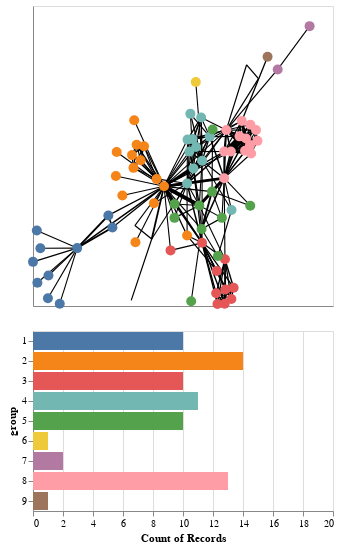

Notebook cell for this chart:
### Markdown cell above
### Multi-view visualization

Last but not least, we can harness the interactive powers of Altair to combine the force-directed layout with other visualizations that operate on node or edge data. In the following example, we combine a regular force-directed layout with a barchart representing node groups. Selections in one view have impact on the respective other.

### Code cell
# rectangular selection in the network view
selection = alt.selection_interval(encodings=['x', 'y'])

# group selection in the bar chart
selection2 = alt.selection_point(fields=['group'])


# first we create the force-directed layout
chart = nxa.draw_networkx( G, pos=pos,
    node_size=100,
    node_color='group:N',
    width='value:Q',
    node_tooltip='name',
    linewidths=0
)

# get node and edge layers from chart
edges = chart.layer[0]
nodes = chart.layer[1]

# group numbers (needed to keep bar chart stable during selections)
groups = list(range(1,10))

# separate color definition used across both charts
color = alt.Color('group:N', scale=alt.Scale(domain=groups), legend=None)

# adjust node opacity and fill color according to selections
nodes = nodes.encode(
    opacity=alt.condition(selection, alt.value(1), alt.value(0.25)),
    fill=alt.condition(selection2, color, alt.value('lightgray')),
).add_params(selection,selection2)

# interactive bar chart 
bars = alt.Chart(nodes.data).mark_bar().encode(
    x=alt.X('count()', scale=alt.Scale(domain=(0,20))),
    y = alt.Y('group:O', scale=alt.Scale(domain=(groups))),
    color=color,
    opacity=alt.condition(selection2, alt.value(1), alt.value(0.25)),
).transform_filter(selection).add_params(selection2)

# concatenate all layers into one multi-view layout
alt.vconcat(edges+nodes, bars)

### Figure 1 — Vega-Lite specification as saved in the notebook (floating-point values rounded to 4 significant figures; data arrays with more than 128 entries replaced by an {"elided": "..."} marker saying what was removed)
{"config": {"view": {"continuousWidth": 300, "continuousHeight": 300}}, "vconcat": [{"layer": [{"data": {"name": "data-407ca6c8d73c481b6858acae27e424f8"}, "mark": {"type": "line", "color": "black", "opacity": 1}, "encoding": {"detail": {"field": "edge", "type": "quantitative"}, "size": {"field": "value", "legend": null, "type": "quantitative"}, "x": {"axis": {"grid": false, "labels": false, "ticks": false, "title": ""}, "field": "x", "type": "quantitative"}, "y": {"axis": {"grid": false, "labels": false, "ticks": false, "title": ""}, "field": "y", "type": "quantitative"}}}, {"data": {"name": "data-d251b23d403d030d097764588cd9f92a"}, "mark": {"type": "point", "fill": "group:N", "opacity": 1, "size": 100, "strokeWidth": 0}, "encoding": {"fill": {"condition": {"param": "param_2", "field": "group", "legend": null, "scale": {"domain": [1, 2, 3, 4, 5, 6, 7, 8, 9]}, "type": "nominal"}, "value": "lightgray"}, "opacity": {"condition": {"param": "param_1", "value": 1}, "value": 0.25}, "tooltip": {"field": "name", "type": "nominal"}, "x": {"axis": {"grid": false, "labels": false, "ticks": false}, "field": "x", "type": "quantitative"}, "y": {"axis": {"grid": false, "labels": false, "ticks": false}, "field": "y", "type": "quantitative"}}, "name": "view_1"}]}, {"data": {"name": "data-d251b23d403d030d097764588cd9f92a"}, "mark": {"type": "bar"}, "encoding": {"color": {"field": "group", "legend": null, "scale": {"domain": [1, 2, 3, 4, 5, 6, 7, 8, 9]}, "type": "nominal"}, "opacity": {"condition": {"param": "param_2", "value": 1}, "value": 0.25}, "x": {"aggregate": "count", "scale": {"domain": [0, 20]}, "type": "quantitative"}, "y": {"field": "group", "scale": {"domain": [1, 2, 3, 4, 5, 6, 7, 8, 9]}, "type": "ordinal"}}, "name": "view_2", "transform": [{"filter": {"param": "param_1"}}]}], "params": [{"name": "param_1", "select": {"type": "interval", "encodings": ["x", "y"]}, "views": ["view_1"]}, {"name": "param_2", "select": {"type": "point", "fields": ["group"]}, "views": ["view_1", "view_2"]}], "$schema": "https://vega.github.io/schema/vega-lite/v5.8.0.json", "datasets": {"data-407ca6c8d73c481b6858acae27e424f8": {"elided": "508 records"}, "data-d251b23d403d030d097764588cd9f92a": [{"between": 0.1768, "group": 1, "x": -0.7054, "name": "Myriel", "degree": 10, "y": -0.2491}, {"between": 0.0, "group": 1, "x": -0.9507, "name": "Napoleon", "degree": 1, "y": -0.2499}, {"between": 0.0, "group": 1, "x": -0.4704, "name": "Mlle.Baptistine", "degree": 3, "y": -0.1598}, {"between": 0.0, "group": 1, "x": -0.4976, "name": "Mme.Magloire", "degree": 3, "y": -0.1076}, {"between": 0.0, "group": 1, "x": -0.897, "name": "CountessdeLo", "degree": 1, "y": -0.3678}, {"between": 0.0, "group": 1, "x": -0.9005, "name": "Geborand", "degree": 1, "y": -0.4662}, {"between": 0.0, "group": 1, "x": -0.8216, "name": "Champtercier", "degree": 1, "y": -0.4899}, {"between": 0.0, "group": 1, "x": -0.9707, "name": "Cravatte", "degree": 1, "y": -0.3992}, {"between": 0.0, "group": 1, "x": -1.0, "name": "Count", "degree": 1, "y": -0.3087}, {"between": 0.0, "group": 1, "x": -0.9746, "name": "OldMan", "degree": 1, "y": -0.1729}, {"between": 0.0, "group": 2, "x": -0.4422, "name": "Labarre", "degree": 1, "y": 0.1674}, {"between": 0.57, "group": 2, "x": -0.1265, "name": "Valjean", "degree": 36, "y": 0.01878}, {"between": 0.0, "group": 3, "x": -0.08305, "name": "Marguerite", "degree": 2, "y": -0.259}, {"between": 0.0, "group": 2, "x": -0.3171, "name": "Mme.deR", "degree": 1, "y": -0.224}, {"between": 0.0, "group": 2, "x": -0.4042, "name": "Isabeau", "degree": 1, "y": -0.02125}, {"between": 0.0, "group": 2, "x": -0.3253, "name": "Gervais", "degree": 1, "y": 0.3052}, {"between": 0.04063, "group": 3, "x": 0.2797, "name": "Tholomyes", "degree": 9, "y": -0.2974}, {"between": 0.0, "group": 3, "x": 0.2212, "name": "Listolier", "degree": 7, "y": -0.4446}, {"between": 0.0, "group": 3, "x": 0.3376, "name": "Fameuil", "degree": 7, "y": -0.4208}, {"between": 0.0, "group": 3, "x": 0.2832, "name": "Blacheville", "degree": 7, "y": -0.4282}, {"between": 0.0, "group": 3, "x": 0.2779, "name": "Favourite", "degree": 7, "y": -0.4904}, {"between": 0.0, "group": 3, "x": 0.2298, "name": "Dahlia", "degree": 7, "y": -0.4916}, {"between": 0.0, "group": 3, "x": 0.3224, "name": "Zephine", "degree": 7, "y": -0.4694}, {"between": 0.1296, "group": 3, "x": 0.1269, "name": "Fantine", "degree": 15, "y": -0.2262}, {"between": 0.029, "group": 4, "x": 0.0697, "name": "Mme.Thenardier", "degree": 11, "y": 0.09637}, {"between": 0.0749, "group": 4, "x": 0.1276, "name": "Thenardier", "degree": 16, "y": 0.1295}, {"between": 0.0238, "group": 5, "x": 0.1084, "name": "Cosette", "degree": 11, "y": -0.06426}, {"between": 0.05433, "group": 4, "x": 0.02723, "name": "Javert", "degree": 17, "y": 0.03096}, {"between": 0.02649, "group": 0, "x": -0.2085, "name": "Fauchelevent", "degree": 4, "y": -0.2098}, {"between": 0.008041, "group": 2, "x": -0.176, "name": "Bamatabois", "degree": 8, "y": 0.05071}, {"between": 0.0, "group": 3, "x": 0.2253, "name": "Perpetue", "degree": 2, "y": -0.3479}, {"between": 0.00864, "group": 2, "x": 0.02725, "name": "Simplice", "degree": 4, "y": -0.1946}, {"between": 0.0, "group": 2, "x": -0.4476, "name": "Scaufflaire", "degree": 1, "y": 0.06324}, {"between": 0.0, "group": 2, "x": -0.1939, "name": "Woman1", "degree": 2, "y": -0.05495}, {"between": 0.0, "group": 2, "x": -0.3091, "name": "Judge", "degree": 6, "y": 0.199}, {"between": 0.0, "group": 2, "x": -0.34, "name": "Champmathieu", "degree": 6, "y": 0.1539}, {"between": 0.0, "group": 2, "x": -0.3302, "name": "Brevet", "degree": 6, "y": 0.09861}, {"between": 0.0, "group": 2, "x": -0.2598, "name": "Chenildieu", "degree": 6, "y": 0.192}, {"between": 0.0, "group": 2, "x": -0.2827, "name": "Cochepaille", "degree": 6, "y": 0.1317}, {"between": 0.006925, "group": 4, "x": 0.3236, "name": "Pontmercy", "degree": 3, "y": -0.08409}, {"between": 0.0, "group": 6, "x": 0.08523, "name": "Boulatruelle", "degree": 1, "y": 0.4708}, {"between": 0.01149, "group": 4, "x": 0.1778, "name": "Eponine", "degree": 11, "y": 0.2341}, {"between": 0.0, "group": 4, "x": 0.04932, "name": "Anzelma", "degree": 3, "y": 0.3327}, {"between": 0.0, "group": 5, "x": -0.05641, "name": "Woman2", "degree": 3, "y": -0.05788}, {"between": 0.0, "group": 0, "x": -0.3206, "name": "MotherInnocent", "degree": 2, "y": -0.1517}, {"between": 0.0, "group": 0, "x": -0.3452, "name": "Gribier", "degree": 1, "y": -0.4754}, {"between": 0.0, "group": 7, "x": 0.844, "name": "Jondrette", "degree": 1, "y": 0.7127}, {"between": 0.02632, "group": 7, "x": 0.6313, "name": "Mme.Burgon", "degree": 2, "y": 0.5251}, {"between": 0.1651, "group": 8, "x": 0.2884, "name": "Gavroche", "degree": 22, "y": 0.2623}, {"between": 0.02021, "group": 5, "x": 0.1935, "name": "Gillenormand", "degree": 7, "y": -0.004292}, {"between": 0.0002172, "group": 5, "x": 0.1972, "name": "Magnon", "degree": 2, "y": 0.2651}, {"between": 0.0476, "group": 5, "x": 0.1239, "name": "Mlle.Gillenormand", "degree": 7, "y": -0.1665}, {"between": 0.0003509, "group": 5, "x": 0.2327, "name": "Mme.Pontmercy", "degree": 2, "y": -0.2834}, {"between": 0.0, "group": 5, "x": 0.05458, "name": "Mlle.Vaubois", "degree": 1, "y": -0.4794}, {"between": 0.0, "group": 5, "x": 0.2594, "name": "Lt.Gillenormand", "degree": 4, "y": -0.1181}, {"between": 0.132, "group": 8, "x": 0.2747, "name": "Marius", "degree": 19, "y": 0.05393}, {"between": 0.0, "group": 5, "x": 0.4483, "name": "BaronessT", "degree": 2, "y": -0.06524}, {"between": 0.02766, "group": 8, "x": 0.3919, "name": "Mabeuf", "degree": 11, "y": 0.3021}, {"between": 0.04255, "group": 8, "x": 0.275, "name": "Enjolras", "degree": 15, "y": 0.1695}, {"between": 0.00125, "group": 8, "x": 0.4203, "name": "Combeferre", "degree": 11, "y": 0.2261}, {"between": 0.0, "group": 8, "x": 0.4492, "name": "Prouvaire", "degree": 9, "y": 0.2857}, {"between": 0.00125, "group": 8, "x": 0.4464, "name": "Feuilly", "degree": 11, "y": 0.1961}, {"between": 0.005267, "group": 8, "x": 0.3769, "name": "Courfeyrac", "degree": 13, "y": 0.2351}, {"between": 0.002185, "group": 8, "x": 0.4136, "name": "Bahorel", "degree": 12, "y": 0.1727}, {"between": 0.03075, "group": 8, "x": 0.319, "name": "Bossuet", "degree": 13, "y": 0.1696}, {"between": 0.002185, "group": 8, "x": 0.4542, "name": "Joly", "degree": 12, "y": 0.1607}, {"between": 0.0001504, "group": 8, "x": 0.4962, "name": "Grantaire", "degree": 10, "y": 0.2156}, {"between": 0.0, "group": 9, "x": 0.5638, "name": "MotherPlutarch", "degree": 1, "y": 0.5799}, {"between": 0.00496, "group": 4, "x": 0.0302, "name": "Gueulemer", "degree": 10, "y": 0.2211}, {"between": 0.00496, "group": 4, "x": 0.08718, "name": "Babet", "degree": 10, "y": 0.1887}, {"between": 0.004862, "group": 4, "x": 0.04233, "name": "Claquesous", "degree": 10, "y": 0.1691}, {"between": 0.003874, "group": 4, "x": 0.06413, "name": "Montparnasse", "degree": 9, "y": 0.2233}, {"between": 0.0, "group": 5, "x": -0.05695, "name": "Toussaint", "degree": 3, "y": -0.118}, {"between": 0.0, "group": 10, "x": 0.5031, "name": "Child1", "degree": 2, "y": 0.4852}, {"between": 0.0, "group": 10, "x": 0.4241, "name": "Child2", "degree": 2, "y": 0.5452}, {"between": 0.0004386, "group": 4, "x": 0.121, "name": "Brujon", "degree": 7, "y": 0.3171}, {"between": 0.0, "group": 8, "x": 0.4869, "name": "Mme.Hucheloup", "degree": 7, "y": 0.2625}]}}
